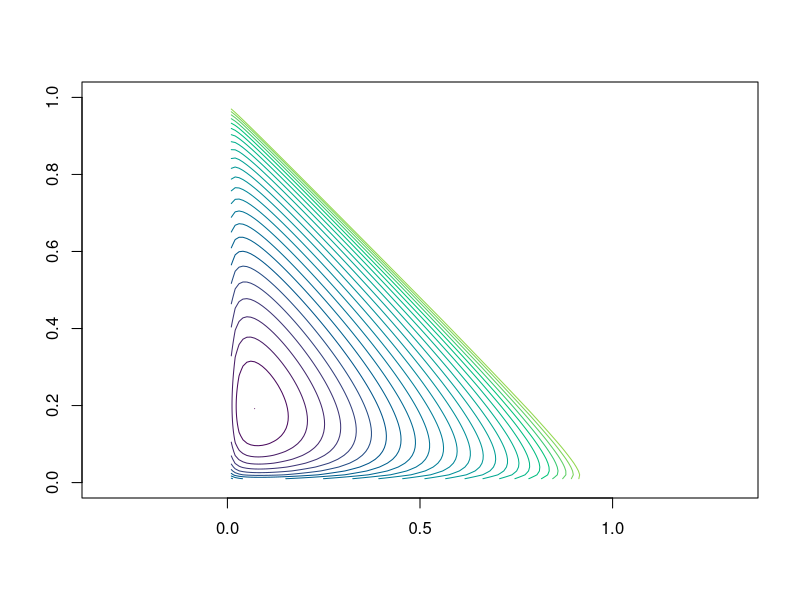
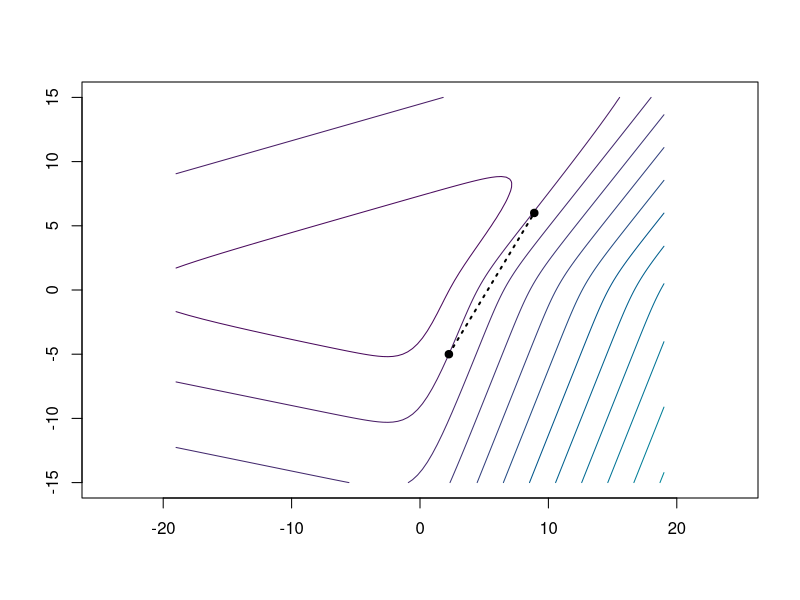
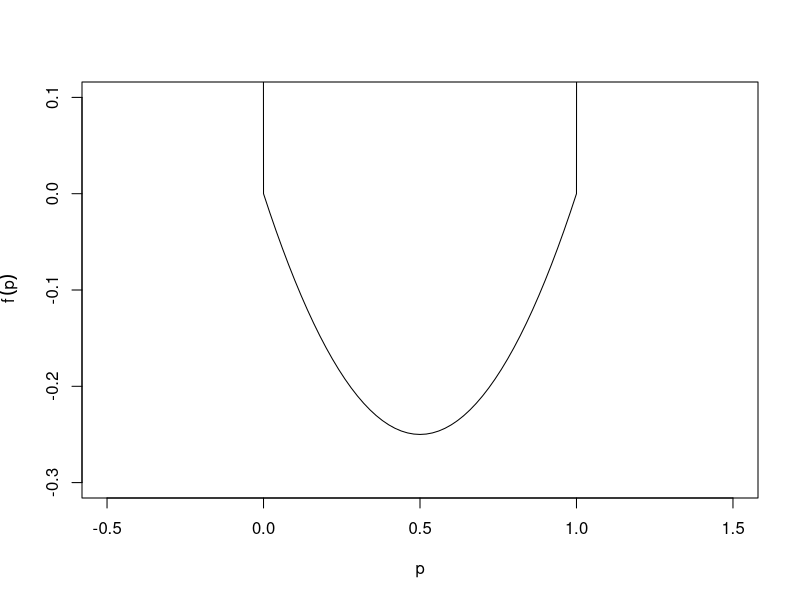

Reproduce these figures in R, in order. (Note: this script raises an error after producing the figures.)
## ---- chunk 1

error_hook <- knitr::knit_hooks$get("error")
knitr::knit_hooks$set(error = function(x, options) {
  n <- options$linewidth
  if (!is.null(n)) {
    x <- knitr:::split_lines(x)
    if (any(nchar(x) > n)) {
      x <- strwrap(x, width = n)
    }
    x <- paste(x, collapse = "\n\t")
  }
  error_hook(x, options)
})

library(patchwork)

old_options <- options(digits = 4)
## ---- chunk 2
M <- function(y, group) {
  as.vector(tapply(y, group, sum))
}

mult_likelihood <- function(x, group, prob, constraint = function(par) TRUE) {
  function(par) {
    pr <- prob(par)
    if (!constraint(par) || any(pr > 1) || any(pr < 0)) {
      return(Inf)
    }
    -sum(x * log(M(pr, group)))
  }
}

prob <- function(p) {
  p[3] <- 1 - p[1] - p[2]
  c(
    p[1]^2,
    2 * p[1] * p[2],
    2 * p[1] * p[3],
    p[2]^2,
    2 * p[2] * p[3],
    p[3]^2
  )
}

constraint <- function(par) {
  par[1] <= 1 &&
    par[1] >= 0 &&
    par[2] <= 1 &&
    par[2] >= 0 &&
    1 - par[1] - par[2] >= 0
}

loglik <- mult_likelihood(
  x = c(85, 196, 341),
  group = c(1, 1, 1, 2, 2, 3),
  prob = prob,
  constraint = constraint
)

moth_optim <- optim(c(0.3, 0.3), loglik)
## ---- chunk 3
#| echo: false
neg_loglik_pep <- function(par, x) {
  pC <- par[1]
  pI <- par[2]
  pT <- 1 - pC - pI

  if (pC > 1 || pC < 0 || pI > 1 || pI < 0 || pT < 0) {
    return(Inf)
  }

  p_dar <- pC^2 + 2 * pC * pI + 2 * pC * pT
  p_mot <- pI^2 + 2 * pI * pT
  p_lig <- pT^2

  -(x[1] * log(p_dar) + x[2] * log(p_mot) + x[3] * log(p_lig))
}
## ---- chunk 4
#| fig-width: 3.9
#| fig-height: 3.9
#| fig-cap: "Contour plot of the negative log-likelihood for the peppered moths
#|   example."
#| warning: false
n <- 100

pC <- seq(0, 1, length.out = n)
pI <- seq(0, 1, length.out = n)
z <- matrix(NA, n, n)

x <- c(85, 196, 341)

for (i in seq_len(n)) {
  for (j in seq_len(n)) {
    z[i, j] <- neg_loglik_pep(c(pC[i], pI[j]), x)
  }
}
pal <- function(n) hcl.colors(n, "viridis", rev = FALSE)

min_z <- min(z)

levels <- exp(seq(log(min_z), log(3000), length.out = 25))

contour(pC, pI, z, levels = levels, col = pal(30), asp = 1, drawlabels = FALSE)
## ---- chunk 5
#| fig-height: 3
other_negloglik <- function(theta, x) {
  theta <- c(theta, 0)

  pC <- exp(theta[1]) / sum(exp(theta))
  pI <- exp(theta[2]) / sum(exp(theta))
  pT <- 1 / sum(exp(theta))

  p_dark <- pC * (pC + 2 * pI + 2 * pT)
  p_mottled <- pI * (pI + 2 * pT)
  p_light <- pT^2

  -(x[1] * log(p_dark) + x[2] * log(p_mottled) + x[3] * log(p_light))
}

n <- 100

theta1 <- seq(-19, 19, length.out = n)
theta2 <- seq(-15, 15, length.out = n)
z <- matrix(NA, n, n)

x <- c(40, 196, 50)

for (i in seq_len(n)) {
  for (j in seq_len(n)) {
    z[i, j] <- other_negloglik(c(theta1[i], theta2[j]), x)
  }
}
pal <- function(n) hcl.colors(n, "viridis", rev = FALSE)

min_z <- min(z)

contour(theta1, theta2, z, col = pal(30), asp = 1, drawlabels = FALSE)
x1 <- c(2.25, 8.9)
x2 <- c(-5, 6)
points(x1, x2, pch = 19)
lines(x1, x2, lty = "dotted", lwd = 2)
## ---- chunk 6
#| echo: false
#| fig-height: 3.4
#| fig-cap: Extended-value extension of a simple function.
p <- seq(-0.5, 1.5, length.out = 101)
f <- function(p) {
  ifelse(p < 0 | p > 1, 10, p * (p - 1))
}
plot(
  p,
  f(p),
  type = "l",
  ylim = c(-0.3, 0.1),
  xlab = "p",
  ylab = expression(tilde(f)(p))
)
## ---- chunk 7
#| ref-label: likelihood
## ---- chunk 8
obj <- function(x) {
  (x[1] - 1)^2 + (x[2] - 2.5)^2
}
optim(c(0, 0), obj, method = "BFGS")
## ---- chunk 9
x <- c(85, 196, 341)
x0 <- c(1 / 3, 1 / 3)
optim(x0, neg_loglik_pep, x = x)
## ---- chunk 10
optim(
  c(0, 0),
  neg_loglik_pep,
  x = x
)
## ---- chunk 11
#| echo: false
#| include: false
f <- function(x1, x2) {
  ((x1 - 2)^2 + (x2 - 1)^2)
}

g <- function(x1, x2) {
  x1 - 1
}


log_barrier <- function(x1, x2) {
  out <- -(log(-g(x1, x2)))
  out[!is.finite(out)] <- Inf
  out[is.nan(out)] <- Inf
  out
}

x1_grid <- seq(-1.5, 1.2, length.out = 101)
x2_grid <- seq(-0.5, 2.5, length.out = 101)
z1 <- outer(x1_grid, x2_grid, f)
z2 <- outer(x1_grid, x2_grid, log_barrier)

plot_barrier <- function(t) {
  z <- t * z1 + z2
  min_z <- min(z, na.rm = TRUE)
  levels <- exp(seq(log(min_z), log(20 + min_z), length.out = 25))
  cols <- hcl.colors(30, "viridis", rev = FALSE)
  argmin <- which(z == min_z, arr.ind = TRUE)
  contour(
    x1_grid,
    x2_grid,
    z,
    levels = levels,
    drawlabels = FALSE,
    col = cols,
    asp = 1,
    xlab = expression(x[1]),
    ylab = expression(x[2])
  )
  abline(v = 1, lty = "dashed", col = "black", lwd = 2)
  points(
    x1_grid[argmin[1, 1]],
    x2_grid[argmin[1, 2]],
    pch = 4,
    col = "darkorange",
    cex = 1.5
  )
  legend(
    "topleft",
    legend = c("Constraint", "Optimum", paste0("t = ", t)),
    col = c("black", "darkorange", NA),
    lty = c("dashed", NA, NA),
    pch = c(NA, 4, NA),
    bg = "white"
  )
}
plot_barrier(0.085)
## ---- chunk 12
#| echo: false
#| fig-cap: "Contour plots of the barrier-penalized objective."
#| fig-height: 3.6
#| fig-width: 3.2
plot_barrier(0.085)
## ---- chunk 13
#| echo: false
#| fig-cap: "Contour plots of the barrier-penalized objective."
#| fig-height: 3.6
#| fig-width: 3.2
plot_barrier(0.1)
## ---- chunk 14
#| echo: false
#| fig-cap: "Contour plots of the barrier-penalized objective."
#| fig-height: 3.6
#| fig-width: 3.2
plot_barrier(0.2)
## ---- chunk 15
#| echo: false
#| fig-cap: "Contour plots of the barrier-penalized objective."
#| fig-height: 3.6
#| fig-width: 3.2
plot_barrier(0.5)
## ---- chunk 16
#| echo: false
#| fig-cap: "Contour plots of the barrier-penalized objective."
#| fig-height: 3.6
#| fig-width: 3.2
plot_barrier(10)
## ---- chunk 17
A <- rbind(
  c(1, 0),
  c(-1, 0),
  c(0, 1),
  c(0, -1),
  c(-1, -1)
)

b <- c(0, -1, 0, -1, -1)

constrOptim(x0, neg_loglik_pep, NULL, ui = A, ci = b, x = x)$par
## ---- chunk 18
constrOptim(
  c(0.0, 0.3),
  neg_loglik_pep,
  NULL,
  ui = A,
  ci = b,
  x = x
)
## ---- chunk 19
old_options <- options(digits = 3)
group <- c(1, 1, 1, 2, 2, 3)
p <- prob(moth_optim$par)
x[group] * p / M(p, group)[group]
options(digits = old_options$digits)
## ---- chunk 20
#| echo: false
#| fig-width: 5
#| fig-height: 3.9
#| fig-cap: "EM algorithm iterations for the two-coin example."
set.seed(1)
n <- 1000
heads <- {
  ind <- sample(c(TRUE, FALSE), n, TRUE)
  rbinom(n, 10, ifelse(ind, 0.8, 0.4))
}
maxit <- 20
theta <- c(0.6, 0.5) # start
theta_hist <- matrix(NA, nrow = maxit, ncol = 2)
colnames(theta_hist) <- c("thetaA", "thetaB")
loglik <- numeric(maxit)

for (t in 1:maxit) {
  # record before update
  theta_hist[t, ] <- theta
  pA <- dbinom(heads, 10, theta[1])
  pB <- dbinom(heads, 10, theta[2])
  mix <- 0.5 * pA + 0.5 * pB
  loglik[t] <- sum(log(mix))
  if (t == maxit) {
    break
  }
  gamma <- pA / (pA + pB) # responsibilities
  theta[1] <- sum(gamma * heads) / (10 * sum(gamma))
  theta[2] <- sum((1 - gamma) * heads) / (10 * sum(1 - gamma))
}

matplot(
  1:maxit,
  theta_hist,
  type = "b",
  pch = 19,
  col = c("blue", "red"),
  lty = 1,
  xlab = "Iteration",
  ylab = expression(hat(theta)),
  ylim = c(0, 1)
)
abline(
  h = c(0.8, 0.4),
  col = c("blue", "red"),
  lty = 2
)
legend(
  "bottomright",
  legend = c(expression(hat(theta)[A]), expression(hat(theta)[B])),
  col = c("blue", "red"),
  lty = c(1, 1),
  pch = c(19, 19)
)
## ---- chunk 21
#| echo: false
#| fig-width: 4
#| fig-height: 3.5
#| fig-cap: "Convergence of the log-likelihood in the two-coin EM example."
plot(
  1:maxit,
  max(loglik) - loglik + 1e-10,
  type = "b",
  pch = 19,
  xlab = "Iteration",
  ylab = expression(max(l) - l),
  log = "y"
)
## ---- chunk 22
a <- 2

f <- function(x, a) {
  0.5 * (x - a)^2
}

g <- function(x, a) {
  x - a
}

A <- rbind(1, -1)
b <- c(-1, -1)

constrOptim(c(0.5), f, g, ui = A, ci = b, a = a)
